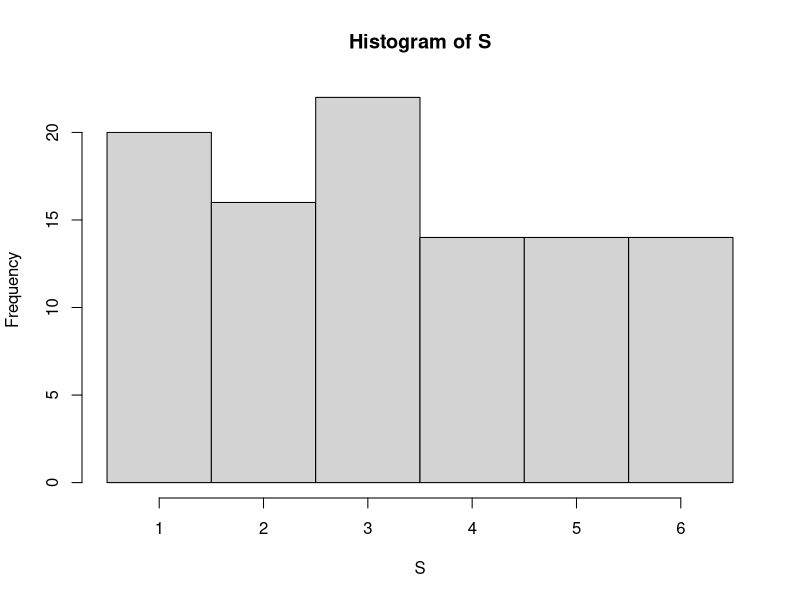

R code for this plot:
# Probability distributions

## The discrete uniform distribution

### Rolling a die
D <- seq(1,6, by=1) # = seq(1,6) = 1:6 = c(1,2,3,4,5,6)

### Computing theoretical probabilities
#### Probability <= 4
length(D[D<=4])/length(D)

#### Probability == 3
length(D[D==3])/length(D)

#### Probability > 2
length(D[D>2])/length(D)

#### Probability <2 or >5
length(D[D<2 | D>5])/length(D)

#### Probability =2 and = 3
length(D[D==2 & D==3])/length(D)

### Computing theoretical moments

### Simulating outcomes
set.seed(77)
S <- sample(D, size=100, replace=TRUE)
S
table(S)
hist(S, breaks=(0.5:6.5))


### Computing empirical probabilities
#### Probability <= 4
length(S[S<=4])/length(S)

#### Probability == 3
length(S[S==3])/length(S)

#### Probability > 2
length(S[S>2])/length(S)

#### Probability <2 or >5
length(S[S<2 | S>5])/length(S)

#### Probability =2 and = 3
length(S[S==2 & S==3])/length(S)

### Computing empirical moments
mean(S)

median(S)

var(S)

sd(S)

skew <- sum((S - mean(S))^3)/length(S)
skew

coef_skew <- skew/(sd(S)^3)
coef_skew
